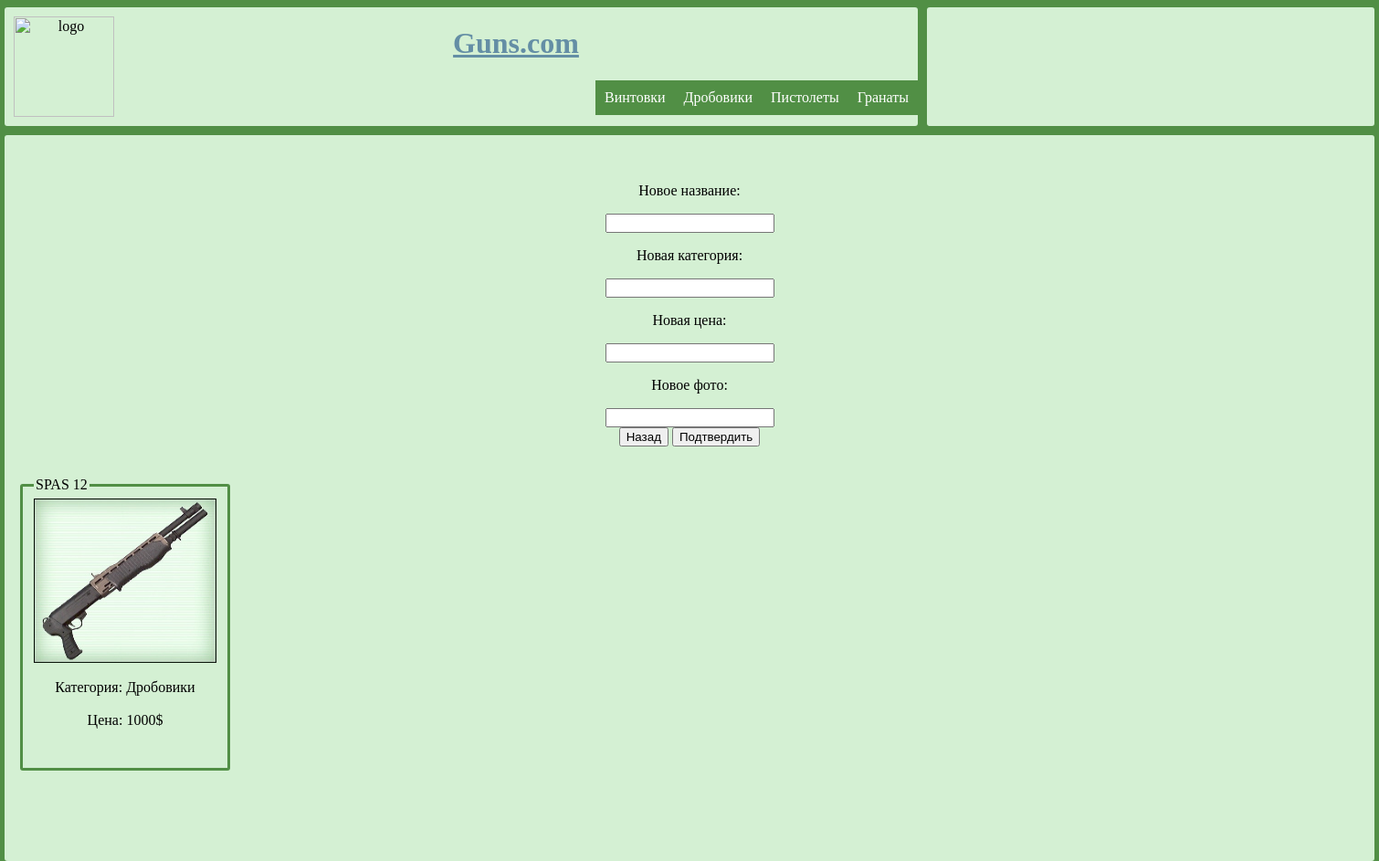
The page /editing.php?value=8 on the database its author committed.
### tables this page shows
CREATE TABLE `tovars` (
  `id` int(6) UNSIGNED NOT NULL,
  `product` varchar(50) NOT NULL,
  `category` varchar(30) NOT NULL,
  `price` varchar(30) NOT NULL,
  `photo` varchar(100) NOT NULL
);

### editing.php (the view, shortened to what this page needs)
<?php
    $id = $_SESSION['id_edit'];
?>
<html>
<head>
    <link rel="stylesheet" href="index.css">
</head>
<body>
<div class="up">
    <img class="logo" src="https://cs9.pikabu.ru/images/previews_comm/2017-03_6/14908654351521703.png" alt="logo" title="Logo" align="left">
    <h1><a href="index.php">Guns.com</a></h1>
    <ul class="menu">
        <li><a href="output.php?value=Гранаты" name='Гранаты'>Гранаты</a>
        </li>
        <li><a href="output.php?value=Пистолеты" name='Пистолеты'>Пистолеты</a>
        </li>
        <li><a href="output.php?value=Дробовики" name='Дробовики'>Дробовики</a>
        </li>
        <li><a href="output.php?value=Винтовки" name='Винтовки'>Винтовки</a>
        </li>
    </ul>
</div>
<div class="loginform">
</div>
<div class="centerside"><br><br>
    <form action="editing.php" method="post">
        <p>Новое название:</p>
        <input type="text" name="name">
        <p>Новая категория:</p>
        <input type="text" name="cat">
        <p>Новая цена:</p>
        <input type="text" name="price">
        <p>Новое фото:</p>
        <input type="text" name="photo">
        <br/>
        <input type="submit" name="submit" value="Назад">
        <input type="submit" name="submit" value="Подтвердить">
    </form>
    <?php
    $conn = mysqli_connect('localhost', 'root', '5956861', "shop");
    $sql = "SELECT * FROM tovars WHERE id = '$id'";
    $res = mysqli_query($conn, $sql);
    $row = mysqli_fetch_assoc($res);
    echo "<fieldset class=\"tovar\"><legend>$row[product]</legend><img width='200px' height='180px'
        src=$row[photo]><br><br>Категория: $row[category]<br><br>Цена: $row[price]$<br><br>
        </fieldset>";
    ?>
</div>
</body>
</html>

### index.css (style rules this page uses)
body { background-color: #518f45; width: 1500px; margin-left: auto; margin-right: auto; font-family:Verdana; }
img.logo { height: 110px; margin: 10px 0 0 10px; }
fieldset.tovar { border: solid 3px #518f45; height: 300px; width: 200px; border-radius: 3px; float: left; margin: 17px 0px 10px 17px; }
a { color:#648ea5; }
.up { height: 130px; width: 1000px; border-radius: 3px; float: left; background-color: #d4f0d3; }
.loginform { height: 130px; width: 490px; border-radius: 3px; float: left; margin-left: 10px; background-color: #d4f0d3; }
.centerside { min-height: 795px; height: auto; width: 1500px; border-radius: 3px; background-color: #d4f0d3; float: left; margin: 10px 0 0 0px; }
ul { display: block; margin: 0; padding: 0; list-style: none; }
ul:after { display: block; content: ' '; clear: both; float: none; }
ul.menu > li { float: right; position: relative; }
ul.menu > li > a { display: block; padding: 10px; color: white; background-color: #518f45; text-decoration: none; }

### rows shown on the page
tovars: product "SPAS 12", photo (picture), category "Дробовики", price "1000"
